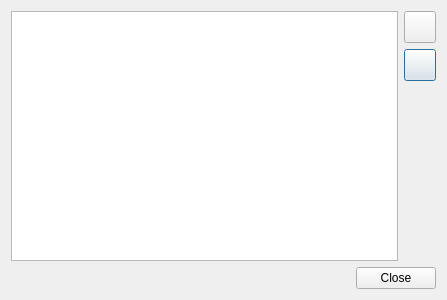
<?xml version="1.0" encoding="UTF-8"?>
<ui version="4.0">
 <class>Editor::MacroListEditor</class>
 <widget class="QDialog" name="Editor::MacroListEditor">
  <property name="geometry">
   <rect>
    <x>0</x>
    <y>0</y>
    <width>447</width>
    <height>300</height>
   </rect>
  </property>
  <property name="windowTitle">
   <string>List of recorded keyboard sequences</string>
  </property>
  <layout class="QVBoxLayout" name="verticalLayout_2">
   <item>
    <layout class="QHBoxLayout" name="horizontalLayout_2">
     <item>
      <widget class="QListWidget" name="listWidget"/>
     </item>
     <item>
      <layout class="QVBoxLayout" name="verticalLayout">
       <item>
        <widget class="QToolButton" name="btnRemove">
         <property name="minimumSize">
          <size>
           <width>32</width>
           <height>32</height>
          </size>
         </property>
         <property name="maximumSize">
          <size>
           <width>32</width>
           <height>32</height>
          </size>
         </property>
         <property name="toolTip">
          <string>Remove</string>
         </property>
         <property name="text">
          <string/>
         </property>
         <property name="iconSize">
          <size>
           <width>22</width>
           <height>22</height>
          </size>
         </property>
         <property name="autoRaise">
          <bool>false</bool>
         </property>
        </widget>
       </item>
       <item>
        <widget class="QPushButton" name="btnEdit">
         <property name="minimumSize">
          <size>
           <width>32</width>
           <height>32</height>
          </size>
         </property>
         <property name="maximumSize">
          <size>
           <width>32</width>
           <height>32</height>
          </size>
         </property>
         <property name="toolTip">
          <string>Edit...</string>
         </property>
         <property name="text">
          <string/>
         </property>
         <property name="iconSize">
          <size>
           <width>22</width>
           <height>22</height>
          </size>
         </property>
        </widget>
       </item>
       <item>
        <spacer name="verticalSpacer_2">
         <property name="orientation">
          <enum>Qt::Vertical</enum>
         </property>
         <property name="sizeHint" stdset="0">
          <size>
           <width>20</width>
           <height>40</height>
          </size>
         </property>
        </spacer>
       </item>
      </layout>
     </item>
    </layout>
   </item>
   <item>
    <layout class="QHBoxLayout" name="horizontalLayout">
     <item>
      <spacer name="horizontalSpacer">
       <property name="orientation">
        <enum>Qt::Horizontal</enum>
       </property>
       <property name="sizeHint" stdset="0">
        <size>
         <width>40</width>
         <height>20</height>
        </size>
       </property>
      </spacer>
     </item>
     <item>
      <widget class="QPushButton" name="btnClose">
       <property name="text">
        <string>Close</string>
       </property>
      </widget>
     </item>
    </layout>
   </item>
  </layout>
 </widget>
 <tabstops>
  <tabstop>listWidget</tabstop>
  <tabstop>btnClose</tabstop>
  <tabstop>btnRemove</tabstop>
  <tabstop>btnEdit</tabstop>
 </tabstops>
 <resources/>
 <connections>
  <connection>
   <sender>btnClose</sender>
   <signal>clicked()</signal>
   <receiver>Editor::MacroListEditor</receiver>
   <slot>accept()</slot>
   <hints>
    <hint type="sourcelabel">
     <x>408</x>
     <y>270</y>
    </hint>
    <hint type="destinationlabel">
     <x>432</x>
     <y>206</y>
    </hint>
   </hints>
  </connection>
 </connections>
</ui>
